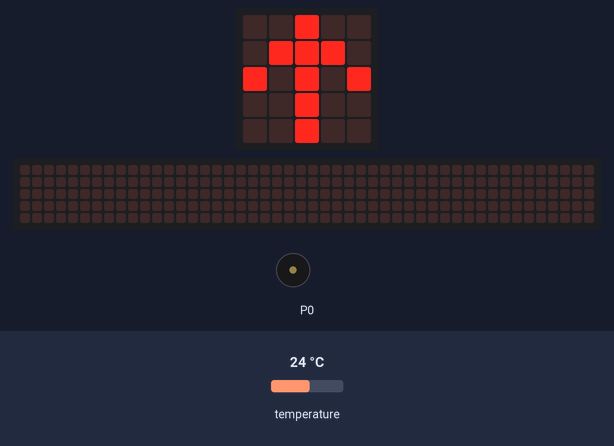
The program below on a simulated BBC micro:bit (MakeCode). Shown: the board's 5×5 LED display, a strip that is not on the board, showing the scrolling text unrolled, buzzer (waves = sounding). Inputs (shaded band) come from the test bench; at power-on: temperature 24 °C. The 48×5 strip is a reading aid, not a part: it shows the text the display is scrolling, unrolled, one strip-width of it at a time.

Above: at 5.6 s.
5.7 s: temperature set to 12 °C
At 9.63 s:
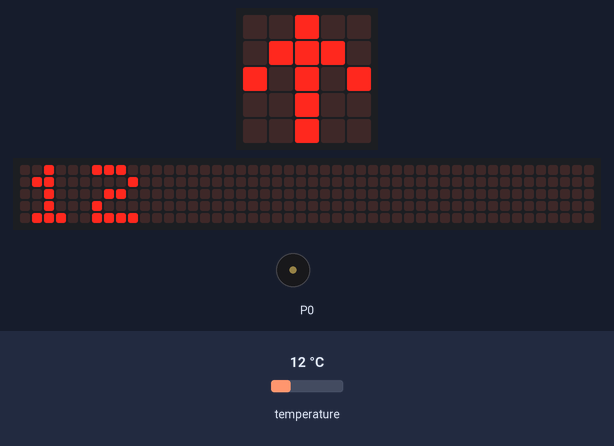
10.7 s: temperature set to 19 °C
At 13.7 s:
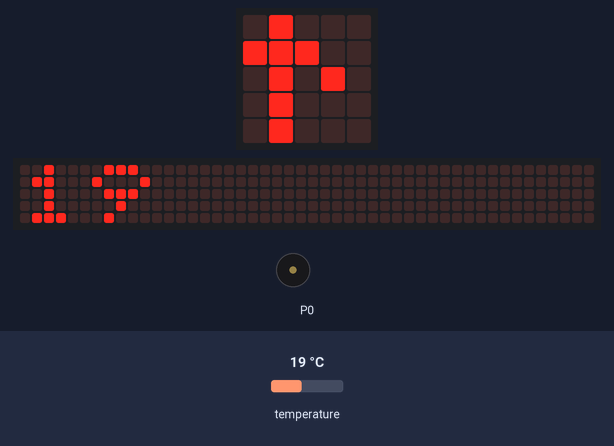
15.7 s: temperature set to 28 °C
At 19.95 s:
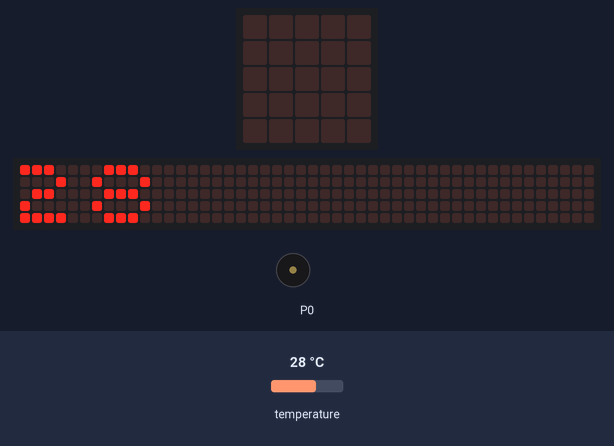
Timing chart, 0 to 21.4 s (numbered marks = the images above; inputs shaded):
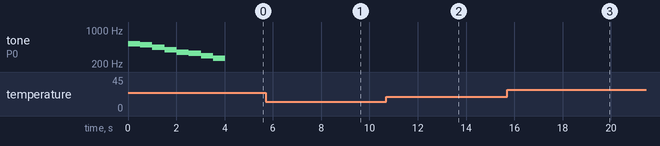

The program:

main.ts
```typescript
music.playMelody("C5 B A G F E D C ", 120)
basic.showLeds(`
    # . . . #
    . # . # .
    . . # . .
    . # . # .
    # . . . #
    `)
basic.forever(function () {
    basic.showLeds(`
        # . # . #
        . # # # .
        . . # . .
        . . # . .
        . . # . .
        `)
    basic.showLeds(`
        . . # . .
        # # # # #
        . . # . .
        . . # . .
        . . # . .
        `)
    basic.showLeds(`
        . . # . .
        . # # # .
        # . # . #
        . . # . .
        . . # . .
        `)
    basic.showString("" + (input.temperature()))
})
```

test.ts
```typescript
// les tests vont ici ; cela ne sera pas compilé si ce paquet est utilisé en tant qu'extension.
```

Measured:
- what the display in image 0 shows lasts 0.4 s, from 5.2 s to 5.6 s
